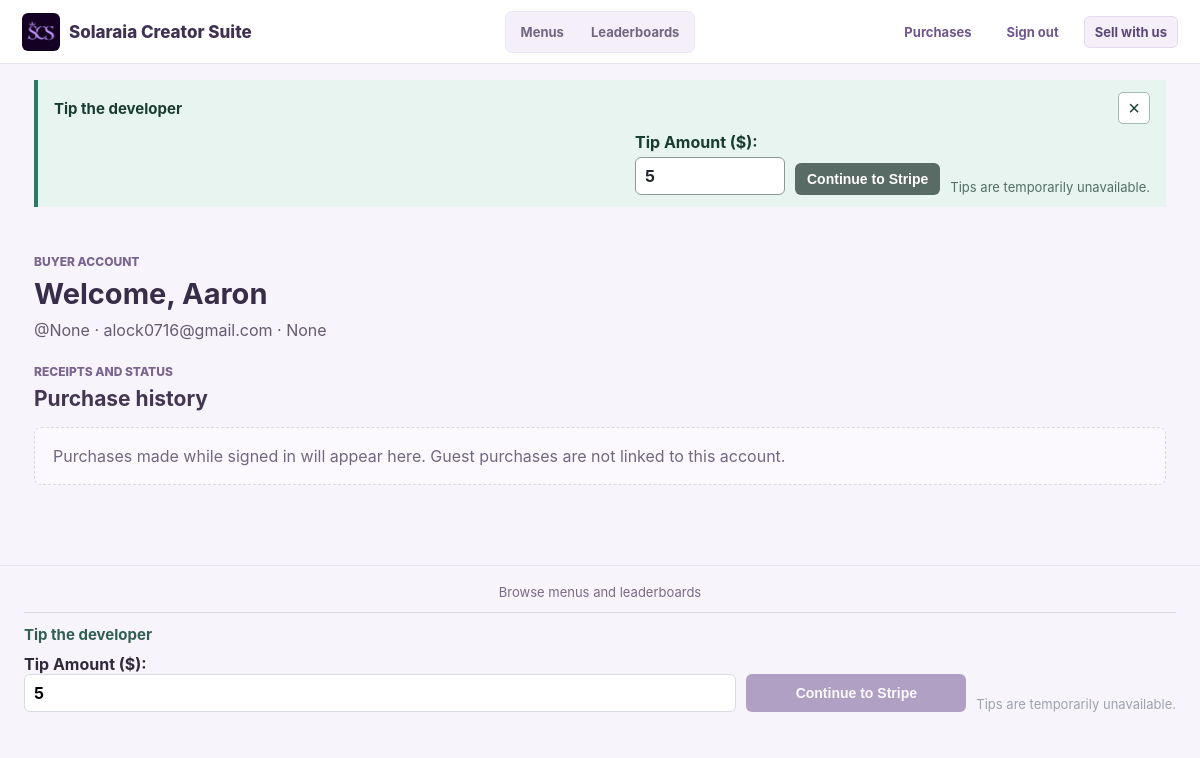
/customer/account (signed in), run on the app's committed database.
### models.py (models this page shows)
class StoreCustomer(db.Model):
    __tablename__ = 'store_customer'
    id = db.Column(db.Integer, primary_key=True)
    email = db.Column(db.String(255), nullable=False, unique=True)
    username = db.Column(db.String(40), unique=True)
    first_name = db.Column(db.String(80))
    last_name = db.Column(db.String(80))
    display_name = db.Column(db.String(160), nullable=False)
    contact_number = db.Column(db.String(40))
    password_hash = db.Column(db.String(255), nullable=False)
    created_at = db.Column(db.DateTime, default=datetime.utcnow, nullable=False)
    sales = db.relationship('Sale', back_populates='store_customer', lazy=True)

### app.py (the view)
@app.route('/customer/account')
def store_customer_account():
    buyer = g.store_customer
    if buyer is None:
        return redirect(url_for('store_customer_login'))
    purchases_query = db.session.query(Sale, CreatorAccount).join(
        CreatorAccount, CreatorAccount.id == Sale.owner_id
    ).filter(Sale.store_customer_id == buyer.id).options(
        selectinload(Sale.items).joinedload(SaleItem.product),
    )
    pagination = purchases_query.order_by(Sale.created_at.desc(), Sale.id.desc()).paginate(
        page=max(request.args.get('page', 1, type=int), 1), per_page=25, error_out=False
    )
    return render_template(
        'customer_account.html', buyer=buyer, purchases=pagination.items, pagination=pagination,
        previous_url=url_for('store_customer_account', page=pagination.prev_num) if pagination.has_prev else None,
        next_url=url_for('store_customer_account', page=pagination.next_num) if pagination.has_next else None,
    )

### app.py (called while the page is built, shortened)
@event.listens_for(Session, 'do_orm_execute')
def scope_creator_queries(execute_state):
    if not execute_state.is_select or not execute_state.is_orm_statement or not has_request_context():
        return
    creator_id = getattr(g, 'creator_id', None)
    if getattr(g, 'is_admin', False):
        return
    if not creator_id or request.endpoint in PUBLIC_ENDPOINTS:
        return
    execute_state.statement = execute_state.statement.options(*(
        with_loader_criteria(model, lambda entity: entity.owner_id == creator_id, include_aliases=True)
        for model in TENANT_MODELS
    ))

@app.before_request
def require_creator():
    if request.endpoint in PUBLIC_ENDPOINTS:
        store_customer_id = session.get('store_customer_id')
        g.store_customer = db.session.get(StoreCustomer, store_customer_id) if store_customer_id else None
        creator_id = session.get('creator_id')
        return

### templates/customer_account.html (shortened to what this page needs)
{% extends 'public_base.html' %}
{% block content %}
<section class="public-seller-heading">
    <p class="public-kicker">Buyer account</p>
    <h1>Welcome, {{buyer.display_name or buyer.username}}</h1>
    <p>@{{buyer.username}} · {{buyer.email}} · {{buyer.contact_number}}</p>
</section>
<section class="public-section">
    <div class="public-section-heading"><div><p class="public-kicker">Receipts and status</p><h2>Purchase history</h2></div></div>
    {% if purchases %}
    <div class="table-scroll public-standings">
        <table>
            <thead><tr><th>Seller</th><th>Date</th><th>Items</th><th>Status</th><th>Payment</th><th>Total</th></tr></thead>
            <tbody>
                {% for sale,seller in purchases %}
                <tr>
                    <td><a href="{{url_for('seller_store', username=seller.username)}}">{{seller.display_name or seller.username}}</a></td>
                    <td>{{sale.created_at.strftime('%b %d, %Y')}}</td>
                    <td>{% for item in sale.items %}<div>{{item.product.name}} × {{item.quantity}}</div>{% else %}—{% endfor %}</td>
                    <td>{{sale.status}}</td>
                    <td>{{'Paid' if sale.paid else 'Pending'}}</td>
                    <td>{{money(sale.total_amount)}}</td>
                </tr>
                {% endfor %}
            </tbody>
        </table>
    </div>
    {% if pagination.pages > 1 %}<nav class="sales-pagination" aria-label="Purchase history pages"><span>Page {{pagination.page}} of {{pagination.pages}}</span>{% if previous_url %}<a class="button secondary" href="{{previous_url}}">Previous</a>{% endif %}{% if next_url %}<a class="button secondary" href="{{next_url}}">Next</a>{% endif %}</nav>{% endif %}
    {% else %}<p class="public-empty">Purchases made while signed in will appear here. Guest purchases are not linked to this account.</p>{% endif %}
</section>
{% endblock %}

### static/css/app.css (style rules this page uses)
:root { font-family: Inter, system-ui, -apple-system, Segoe UI, sans-serif; color: #20242b; background: #f5f6f8; }
* { box-sizing: border-box; }
body { margin: 0; display: flex; min-height: 100vh; }
h1 { margin: 0; font-size: 26px; }
h2 { font-size: 18px; margin-top: 0; }
:root { --purple: #8b5cf6; --purple-dark: #6d3fd6; --purple-soft: #f1ebff; --border: #e6e0f0; }
body { background: #faf9fd; color: #29233a; }
.public-site { display: block; min-height: 100vh; background: #f3f6f4; color: #202b2a; }
.public-search-panel h1, .public-seller-heading h1 { margin: 0 0 16px; font-size: 30px; }
.public-kicker { margin: 0 0 7px; color: #b9d7cd; font-size: 12px; font-weight: 800; text-transform: uppercase; }
.public-section { margin-bottom: 26px; }
.public-section-heading { display: flex; align-items: end; justify-content: space-between; gap: 12px; margin-bottom: 12px; }
.public-section-heading .public-kicker, .public-seller-heading .public-kicker, .public-breadcrumb { color: #648078; }
.public-section-heading h2 { margin: 0; color: #203a35; font-size: 21px; }
.public-empty { padding: 18px; color: #65756f; background: #fff; border: 1px dashed #cbd8d3; border-radius: 7px; }
.public-seller-heading { margin-bottom: 26px; padding: 24px 0 8px; }
.public-seller-heading h1 { margin-bottom: 8px; color: #203a35; }
.public-seller-heading > p:last-child { margin: 0; color: #65756f; }
.public-site { background: #f7f4fb; color: #30283b; }
.public-intro .public-kicker, .public-seller-heading .public-kicker, .public-section-heading .public-kicker, .public-board-link .public-kicker, .public-breadcrumb { color: #79658f; }
.public-intro h1, .public-seller-heading h1 { margin: 0 0 8px; color: #382d49; font-size: 29px; }
.public-intro > p:not(.public-kicker), .public-seller-heading > p:last-child { margin: 0 0 17px; color: #655a72; line-height: 1.5; }
.public-section-heading h2 { color: #423653; }
.public-empty { color: #716781; background: #fbf9fd; border-color: #ded5e8; }
.public-seller-heading { margin-bottom: 20px; padding: 19px 0 2px; }
.public-seller-heading h1 { margin-bottom: 7px; }
.public-seller-heading > p:last-child { margin-bottom: 0; }

### data on the page
StoreCustomer: display_name "Aaron", username "None", email "alock0716@gmail.com", contact_number "None"
